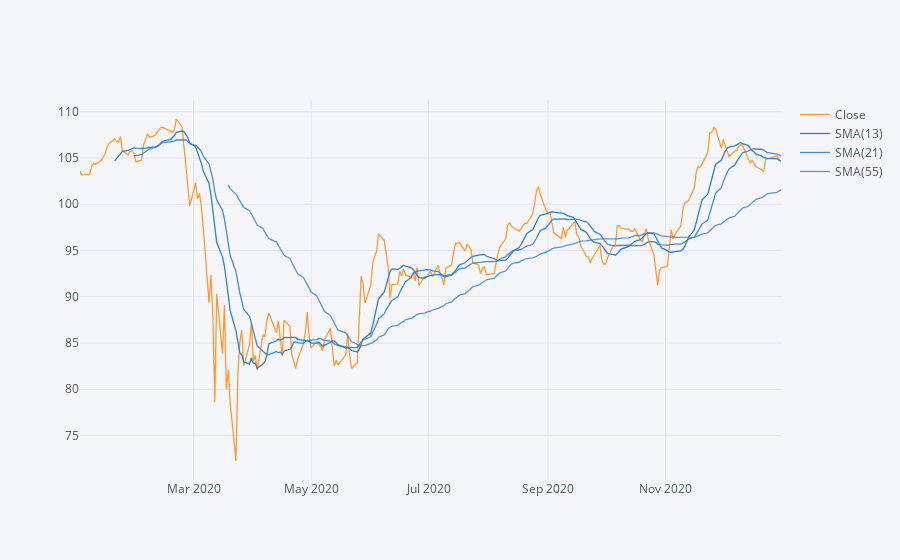

Notebook source saved alongside this figure:
### Code cell
RY['Close']['2020-01-01':'2021-01-01'].ta_plot(study='sma',periods=[13,21,55])

### Figure 1 — Plotly figure (JSON) as saved in the notebook; plotly's stock layout.template omitted (floating-point values rounded to 4 significant figures; data arrays with more than 128 entries replaced by an {"elided": "..."} marker saying what was removed)
{"data": [{"line": {"color": "rgba(255, 153, 51, 1.0)", "dash": "solid", "shape": "linear", "width": 1.3}, "mode": "lines", "name": "Close", "text": "", "type": "scatter", "x": {"elided": "252 str values"}, "y": {"elided": "252 float values"}}, {"line": {"color": "rgba(55, 128, 191, 1.0)", "dash": "solid", "shape": "linear", "width": 1.3}, "mode": "lines", "name": "SMA(13)", "text": "", "type": "scatter", "x": {"elided": "252 str values"}, "y": {"elided": "252 mixed values"}}, {"line": {"color": "rgba(55, 128, 191, 0.8999999999999999)", "dash": "solid", "shape": "linear", "width": 1.3}, "mode": "lines", "name": "SMA(21)", "text": "", "type": "scatter", "x": {"elided": "252 str values"}, "y": {"elided": "252 mixed values"}}, {"line": {"color": "rgba(55, 128, 191, 0.7999999999999998)", "dash": "solid", "shape": "linear", "width": 1.3}, "mode": "lines", "name": "SMA(55)", "text": "", "type": "scatter", "x": {"elided": "252 str values"}, "y": {"elided": "252 mixed values"}}], "layout": {"legend": {"bgcolor": "#F5F6F9", "font": {"color": "#4D5663"}}, "paper_bgcolor": "#F5F6F9", "plot_bgcolor": "#F5F6F9", "title": {"font": {"color": "#4D5663"}}, "xaxis": {"gridcolor": "#E1E5ED", "showgrid": true, "tickfont": {"color": "#4D5663"}, "title": {"font": {"color": "#4D5663"}, "text": ""}, "zerolinecolor": "#E1E5ED"}, "yaxis": {"gridcolor": "#E1E5ED", "showgrid": true, "tickfont": {"color": "#4D5663"}, "title": {"font": {"color": "#4D5663"}, "text": ""}, "zerolinecolor": "#E1E5ED"}}}
